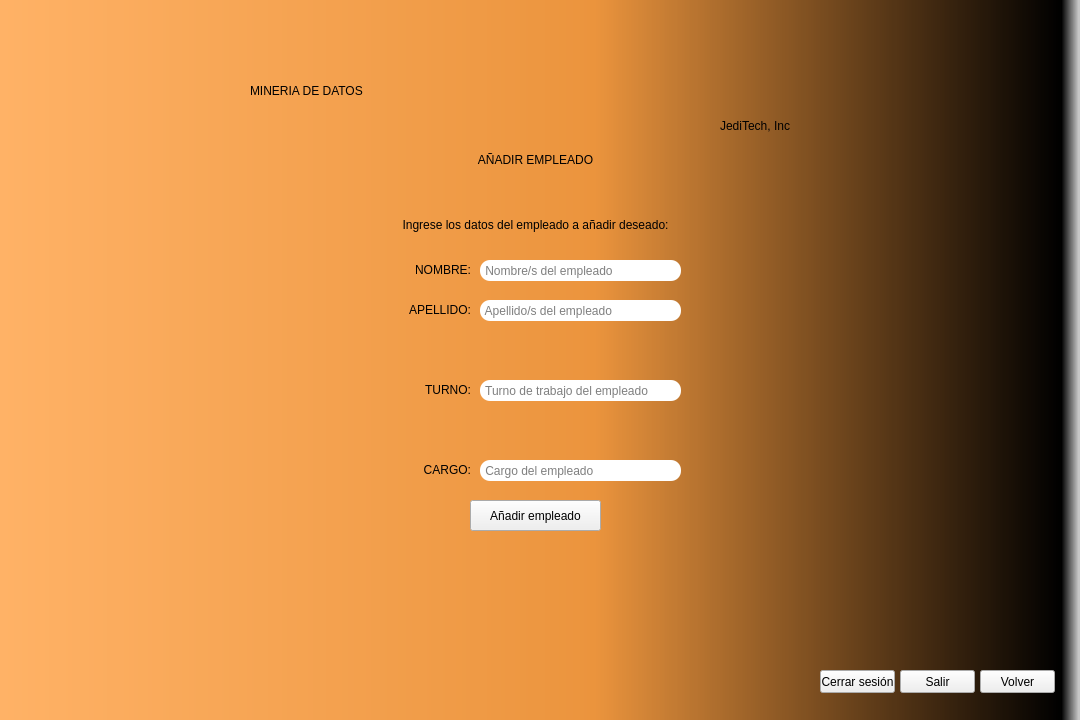
<?xml version="1.0" encoding="UTF-8"?>
<ui version="4.0">
 <class>MenuAdd</class>
 <widget class="QMainWindow" name="MenuAdd">
  <property name="geometry">
   <rect>
    <x>0</x>
    <y>0</y>
    <width>1080</width>
    <height>720</height>
   </rect>
  </property>
  <property name="minimumSize">
   <size>
    <width>0</width>
    <height>0</height>
   </size>
  </property>
  <property name="maximumSize">
   <size>
    <width>1920</width>
    <height>1080</height>
   </size>
  </property>
  <property name="windowTitle">
   <string>MDD - Añadir empleado</string>
  </property>
  <property name="styleSheet">
   <string notr="true">QWidget#centralwidget{
background-color: qlineargradient(spread:pad, x1:0, y1:0, x2:1, y2:0, stop:0 rgba(255, 178, 102, 255), stop:0.55 rgba(235, 148, 61, 255), stop:0.98 rgba(0, 0, 0, 255), stop:1 rgba(0, 0, 0, 0));}</string>
  </property>
  <widget class="QWidget" name="centralwidget">
   <widget class="QLabel" name="label">
    <property name="geometry">
     <rect>
      <x>250</x>
      <y>40</y>
      <width>571</width>
      <height>101</height>
     </rect>
    </property>
    <property name="styleSheet">
     <string notr="true">font: 50pt &quot;Bauhaus 93&quot;;</string>
    </property>
    <property name="text">
     <string>MINERIA DE DATOS</string>
    </property>
   </widget>
   <widget class="QLabel" name="label_2">
    <property name="geometry">
     <rect>
      <x>720</x>
      <y>100</y>
      <width>121</width>
      <height>51</height>
     </rect>
    </property>
    <property name="styleSheet">
     <string notr="true">font: 13pt &quot;Bell MT&quot;;</string>
    </property>
    <property name="text">
     <string>JediTech, Inc</string>
    </property>
   </widget>
   <widget class="QPushButton" name="salir">
    <property name="geometry">
     <rect>
      <x>900</x>
      <y>670</y>
      <width>75</width>
      <height>23</height>
     </rect>
    </property>
    <property name="styleSheet">
     <string notr="true"/>
    </property>
    <property name="text">
     <string>Salir</string>
    </property>
   </widget>
   <widget class="QPushButton" name="cerrarSesion">
    <property name="geometry">
     <rect>
      <x>820</x>
      <y>670</y>
      <width>75</width>
      <height>23</height>
     </rect>
    </property>
    <property name="styleSheet">
     <string notr="true"/>
    </property>
    <property name="text">
     <string>Cerrar sesión</string>
    </property>
   </widget>
   <widget class="QPushButton" name="volver">
    <property name="geometry">
     <rect>
      <x>980</x>
      <y>670</y>
      <width>75</width>
      <height>23</height>
     </rect>
    </property>
    <property name="styleSheet">
     <string notr="true"/>
    </property>
    <property name="text">
     <string>Volver</string>
    </property>
   </widget>
   <widget class="QLabel" name="label_3">
    <property name="geometry">
     <rect>
      <x>320</x>
      <y>110</y>
      <width>431</width>
      <height>101</height>
     </rect>
    </property>
    <property name="styleSheet">
     <string notr="true">font: 75 20pt &quot;Bell MT&quot;;</string>
    </property>
    <property name="text">
     <string>&lt;html&gt;&lt;head/&gt;&lt;body&gt;&lt;p align=&quot;center&quot;&gt;AÑADIR EMPLEADO&lt;/p&gt;&lt;/body&gt;&lt;/html&gt;</string>
    </property>
   </widget>
   <widget class="QLabel" name="label_7">
    <property name="geometry">
     <rect>
      <x>130</x>
      <y>210</y>
      <width>811</width>
      <height>31</height>
     </rect>
    </property>
    <property name="styleSheet">
     <string notr="true">font: 15pt &quot;Bell MT&quot;;</string>
    </property>
    <property name="text">
     <string>&lt;html&gt;&lt;head/&gt;&lt;body&gt;&lt;p align=&quot;center&quot;&gt;Ingrese los datos del empleado a añadir deseado:&lt;/p&gt;&lt;/body&gt;&lt;/html&gt;</string>
    </property>
   </widget>
   <widget class="QLabel" name="errorEmpleado">
    <property name="geometry">
     <rect>
      <x>370</x>
      <y>430</y>
      <width>421</width>
      <height>51</height>
     </rect>
    </property>
    <property name="styleSheet">
     <string notr="true">font: 13pt &quot;Bell MT&quot;;
color: rgb(255, 0, 0);</string>
    </property>
    <property name="text">
     <string>&lt;html&gt;&lt;head/&gt;&lt;body&gt;&lt;p align=&quot;center&quot;&gt;&lt;br/&gt;&lt;/p&gt;&lt;/body&gt;&lt;/html&gt;</string>
    </property>
   </widget>
   <widget class="QLabel" name="label_9">
    <property name="geometry">
     <rect>
      <x>310</x>
      <y>360</y>
      <width>161</width>
      <height>61</height>
     </rect>
    </property>
    <property name="styleSheet">
     <string notr="true">font: 15pt &quot;Bell MT&quot;;</string>
    </property>
    <property name="text">
     <string>&lt;html&gt;&lt;head/&gt;&lt;body&gt;&lt;p align=&quot;right&quot;&gt;TURNO:&lt;/p&gt;&lt;/body&gt;&lt;/html&gt;</string>
    </property>
   </widget>
   <widget class="QLineEdit" name="cargoEmpleado">
    <property name="geometry">
     <rect>
      <x>480</x>
      <y>460</y>
      <width>201</width>
      <height>21</height>
     </rect>
    </property>
    <property name="styleSheet">
     <string notr="true">border-radius:10px;</string>
    </property>
    <property name="echoMode">
     <enum>QLineEdit::Normal</enum>
    </property>
    <property name="placeholderText">
     <string> Cargo del empleado</string>
    </property>
   </widget>
   <widget class="QLabel" name="label_5">
    <property name="geometry">
     <rect>
      <x>310</x>
      <y>280</y>
      <width>161</width>
      <height>61</height>
     </rect>
    </property>
    <property name="styleSheet">
     <string notr="true">font: 15pt &quot;Bell MT&quot;;</string>
    </property>
    <property name="text">
     <string>&lt;html&gt;&lt;head/&gt;&lt;body&gt;&lt;p align=&quot;right&quot;&gt;APELLIDO:&lt;/p&gt;&lt;/body&gt;&lt;/html&gt;</string>
    </property>
   </widget>
   <widget class="QLineEdit" name="turnoEmpleado">
    <property name="geometry">
     <rect>
      <x>480</x>
      <y>380</y>
      <width>201</width>
      <height>21</height>
     </rect>
    </property>
    <property name="styleSheet">
     <string notr="true">border-radius:10px;</string>
    </property>
    <property name="echoMode">
     <enum>QLineEdit::Normal</enum>
    </property>
    <property name="placeholderText">
     <string> Turno de trabajo del empleado</string>
    </property>
   </widget>
   <widget class="QLineEdit" name="nombreEmpleado">
    <property name="geometry">
     <rect>
      <x>480</x>
      <y>260</y>
      <width>201</width>
      <height>21</height>
     </rect>
    </property>
    <property name="styleSheet">
     <string notr="true">border-radius:10px;</string>
    </property>
    <property name="placeholderText">
     <string> Nombre/s del empleado</string>
    </property>
   </widget>
   <widget class="QLabel" name="label_4">
    <property name="geometry">
     <rect>
      <x>350</x>
      <y>240</y>
      <width>121</width>
      <height>61</height>
     </rect>
    </property>
    <property name="styleSheet">
     <string notr="true">font: 15pt &quot;Bell MT&quot;;</string>
    </property>
    <property name="text">
     <string>&lt;html&gt;&lt;head/&gt;&lt;body&gt;&lt;p align=&quot;right&quot;&gt;NOMBRE:&lt;/p&gt;&lt;/body&gt;&lt;/html&gt;</string>
    </property>
   </widget>
   <widget class="QLineEdit" name="apellidoEmpleado">
    <property name="geometry">
     <rect>
      <x>480</x>
      <y>300</y>
      <width>201</width>
      <height>21</height>
     </rect>
    </property>
    <property name="styleSheet">
     <string notr="true">border-radius:10px;</string>
    </property>
    <property name="echoMode">
     <enum>QLineEdit::Normal</enum>
    </property>
    <property name="placeholderText">
     <string> Apellido/s del empleado</string>
    </property>
   </widget>
   <widget class="QLabel" name="label_11">
    <property name="geometry">
     <rect>
      <x>310</x>
      <y>440</y>
      <width>161</width>
      <height>61</height>
     </rect>
    </property>
    <property name="styleSheet">
     <string notr="true">font: 15pt &quot;Bell MT&quot;;</string>
    </property>
    <property name="text">
     <string>&lt;html&gt;&lt;head/&gt;&lt;body&gt;&lt;p align=&quot;right&quot;&gt;CARGO:&lt;/p&gt;&lt;/body&gt;&lt;/html&gt;</string>
    </property>
   </widget>
   <widget class="QPushButton" name="agregarEmpleado">
    <property name="geometry">
     <rect>
      <x>470</x>
      <y>500</y>
      <width>131</width>
      <height>31</height>
     </rect>
    </property>
    <property name="styleSheet">
     <string notr="true"/>
    </property>
    <property name="text">
     <string>Añadir empleado</string>
    </property>
   </widget>
  </widget>
 </widget>
 <resources/>
 <connections/>
</ui>
